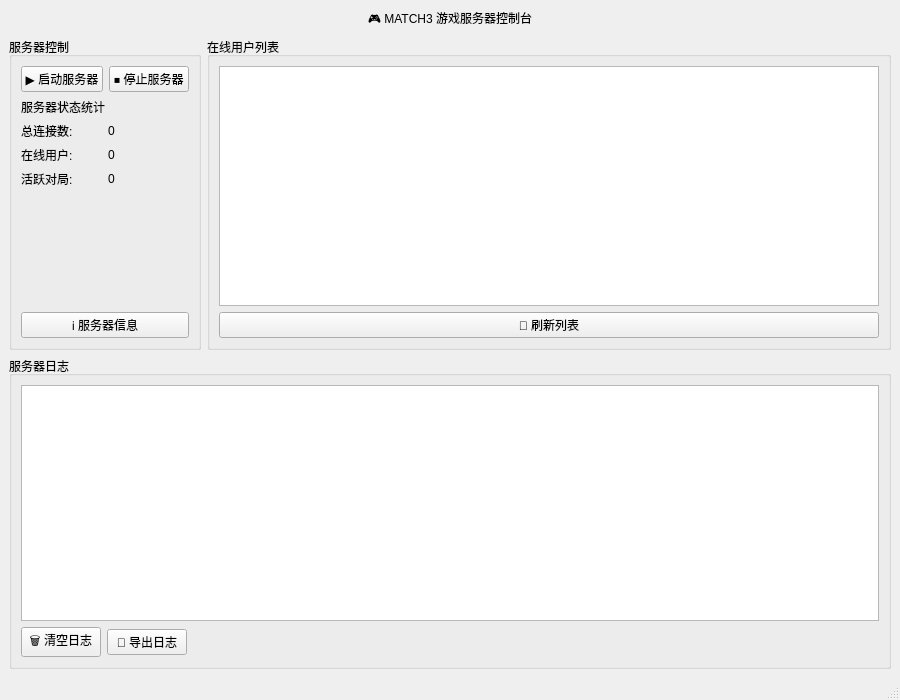
<?xml version="1.0" encoding="UTF-8"?>
<ui version="4.0">
 <class>ServerWindow</class>
 <widget class="QMainWindow" name="ServerWindow">
  <property name="geometry">
   <rect>
    <x>0</x>
    <y>0</y>
    <width>900</width>
    <height>700</height>
   </rect>
  </property>
  <property name="windowTitle">
   <string>Match3 Game Server</string>
  </property>
  <widget class="QWidget" name="centralwidget">
   <layout class="QVBoxLayout" name="verticalLayout">
    <item>
     <widget class="QLabel" name="labelTitle">
      <property name="text">
       <string>🎮 MATCH3 游戏服务器控制台</string>
      </property>
      <property name="alignment">
       <set>Qt::AlignCenter</set>
      </property>
     </widget>
    </item>
    <item>
     <layout class="QHBoxLayout" name="horizontalLayout">
      <item>
       <widget class="QGroupBox" name="groupBoxControl">
        <property name="title">
         <string>服务器控制</string>
        </property>
        <layout class="QVBoxLayout" name="verticalLayout_2">
         <item>
          <layout class="QHBoxLayout" name="horizontalLayout_2">
           <item>
            <widget class="QPushButton" name="btnStart">
             <property name="text">
              <string>▶ 启动服务器</string>
             </property>
            </widget>
           </item>
           <item>
            <widget class="QPushButton" name="btnStop">
             <property name="text">
              <string>⏹ 停止服务器</string>
             </property>
            </widget>
           </item>
          </layout>
         </item>
         <item>
          <widget class="QLabel" name="labelStats">
           <property name="text">
            <string>服务器状态统计</string>
           </property>
          </widget>
         </item>
         <item>
          <layout class="QGridLayout" name="gridLayout">
           <item row="0" column="0">
            <widget class="QLabel" name="label_1">
             <property name="text">
              <string>总连接数:</string>
             </property>
            </widget>
           </item>
           <item row="0" column="1">
            <widget class="QLabel" name="labelConnections">
             <property name="text">
              <string>0</string>
             </property>
            </widget>
           </item>
           <item row="1" column="0">
            <widget class="QLabel" name="label_2">
             <property name="text">
              <string>在线用户:</string>
             </property>
            </widget>
           </item>
           <item row="1" column="1">
            <widget class="QLabel" name="labelOnline">
             <property name="text">
              <string>0</string>
             </property>
            </widget>
           </item>
           <item row="2" column="0">
            <widget class="QLabel" name="label_3">
             <property name="text">
              <string>活跃对局:</string>
             </property>
            </widget>
           </item>
           <item row="2" column="1">
            <widget class="QLabel" name="labelMatches">
             <property name="text">
              <string>0</string>
             </property>
            </widget>
           </item>
          </layout>
         </item>
         <item>
          <spacer name="verticalSpacer">
           <property name="orientation">
            <enum>Qt::Vertical</enum>
           </property>
           <property name="sizeHint" stdset="0">
            <size>
             <width>20</width>
             <height>40</height>
            </size>
           </property>
          </spacer>
         </item>
         <item>
          <widget class="QPushButton" name="btnInfo">
           <property name="text">
            <string>ℹ 服务器信息</string>
           </property>
          </widget>
         </item>
        </layout>
       </widget>
      </item>
      <item>
       <widget class="QGroupBox" name="groupBoxOnline">
        <property name="title">
         <string>在线用户列表</string>
        </property>
        <layout class="QVBoxLayout" name="verticalLayout_3">
         <item>
          <widget class="QTableWidget" name="tableOnline"/>
         </item>
         <item>
          <widget class="QPushButton" name="btnRefresh">
           <property name="text">
            <string>🔄 刷新列表</string>
           </property>
          </widget>
         </item>
        </layout>
       </widget>
      </item>
     </layout>
    </item>
    <item>
     <widget class="QGroupBox" name="groupBoxLog">
      <property name="title">
       <string>服务器日志</string>
      </property>
      <layout class="QVBoxLayout" name="verticalLayout_4">
       <item>
        <widget class="QTextEdit" name="textLog"/>
       </item>
       <item>
        <layout class="QHBoxLayout" name="horizontalLayout_3">
         <item>
          <widget class="QPushButton" name="btnClearLog">
           <property name="text">
            <string>🗑 清空日志</string>
           </property>
          </widget>
         </item>
         <item>
          <widget class="QPushButton" name="btnExportLog">
           <property name="text">
            <string>💾 导出日志</string>
           </property>
          </widget>
         </item>
         <item>
          <spacer name="horizontalSpacer">
           <property name="orientation">
            <enum>Qt::Horizontal</enum>
           </property>
           <property name="sizeHint" stdset="0">
            <size>
             <width>40</width>
             <height>20</height>
            </size>
           </property>
          </spacer>
         </item>
        </layout>
       </item>
      </layout>
     </widget>
    </item>
   </layout>
  </widget>
  <widget class="QStatusBar" name="statusBar"/>
 </widget>
 <resources/>
 <connections/>
</ui>
